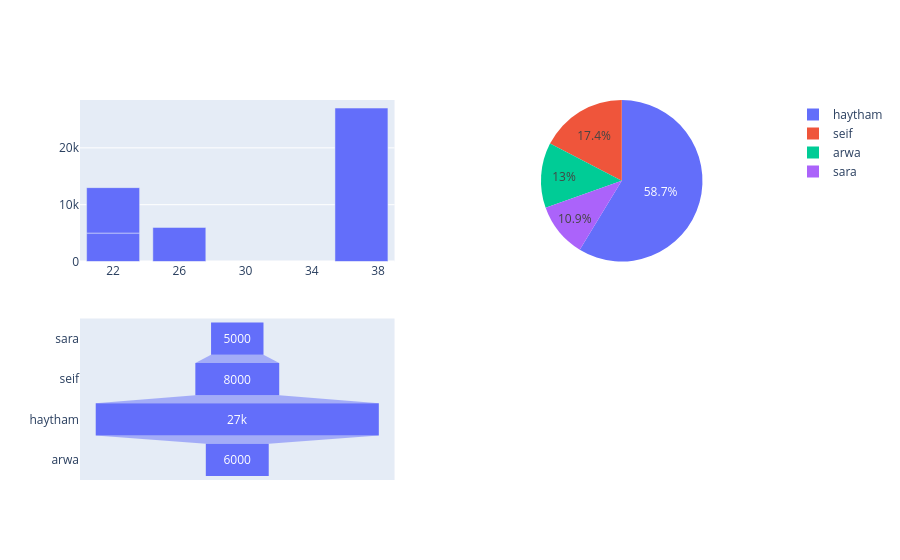

Notebook code for this chart:
### Code cell
fig2 = px.bar(df, x='age', y='salary')
fig5 = px.pie(df, names='name', values='salary')
fig11 = px.funnel(df, x='salary', y='name')

dashboard = make_subplots(
    rows=2,
    cols=2,
    specs=[
        [{"type": "xy"}, {"type": "domain"}],
        [{"type": "xy"}, None]
    ]
)

for trace in fig2.data:
    dashboard.add_trace(trace, row=1, col=1)

for trace in fig5.data:
    dashboard.add_trace(trace, row=1, col=2)

for trace in fig11.data:
    dashboard.add_trace(trace, row=2, col=1)

dashboard.show()

### Figure 1 — Plotly figure (JSON) as saved in the notebook; plotly's stock layout.template omitted (floating-point values rounded to 4 significant figures)
{"data": [{"hovertemplate": "age=%{x}<br>salary=%{y}<extra></extra>", "legendgroup": "", "marker": {"color": "#636efa", "pattern": {"shape": ""}}, "name": "", "orientation": "v", "showlegend": false, "textposition": "auto", "type": "bar", "x": [22, 22, 37, 26], "xaxis": "x", "y": [5000, 8000, 27000, 6000], "yaxis": "y"}, {"domain": {"x": [0.55, 1], "y": [0.575, 1]}, "hovertemplate": "name=%{label}<br>salary=%{value}<extra></extra>", "labels": ["sara", "seif", "haytham", "arwa"], "legendgroup": "", "name": "", "showlegend": true, "type": "pie", "values": [5000, 8000, 27000, 6000]}, {"hovertemplate": "salary=%{x}<br>name=%{y}<extra></extra>", "legendgroup": "", "marker": {"color": "#636efa"}, "name": "", "orientation": "h", "showlegend": false, "type": "funnel", "x": [5000, 8000, 27000, 6000], "xaxis": "x2", "y": ["sara", "seif", "haytham", "arwa"], "yaxis": "y2"}], "layout": {"xaxis": {"anchor": "y", "domain": [0, 0.45]}, "xaxis2": {"anchor": "y2", "domain": [0, 0.45]}, "yaxis": {"anchor": "x", "domain": [0.575, 1]}, "yaxis2": {"anchor": "x2", "domain": [0, 0.425]}}}
